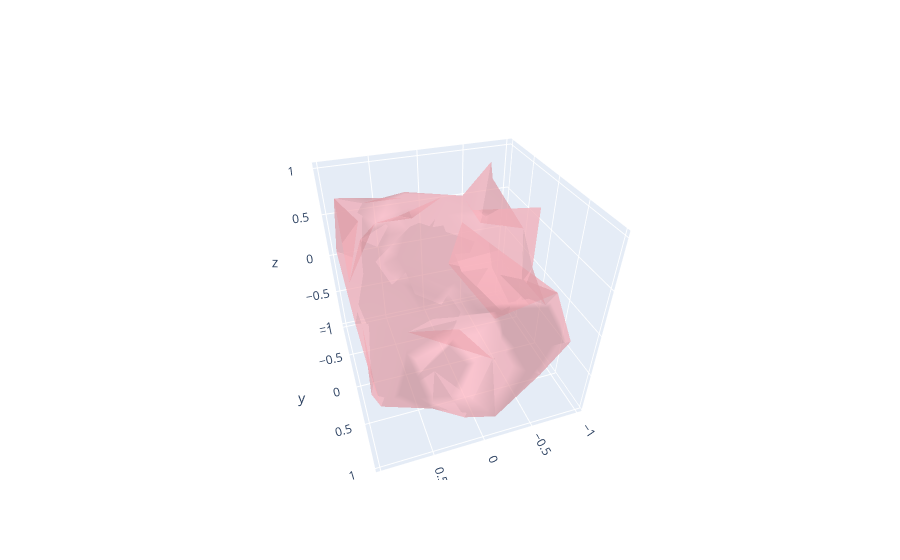

Notebook cell for this chart:
### Code cell
fig = go.Figure(data=[go.Mesh3d(x=x, y=y, z=z, alphahull=4, color='lightpink', opacity=0.50)])
fig.show()
